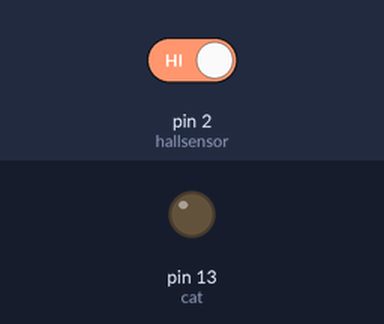
Simulated run of this sketch. Board: Arduino Uno, built with avr-gcc and run on an emulated ATmega328P. Parts: output pins drawn as LEDs (lit = HIGH). Dashed ring = blinking. The inputs (shaded band) are chosen by the test bench; at power-on: pin 2 (hallsensor) HIGH.

Above: at 1.2 s.
1.3 s: pin 2 (hallsensor) driven LOW
At 2.4 s:
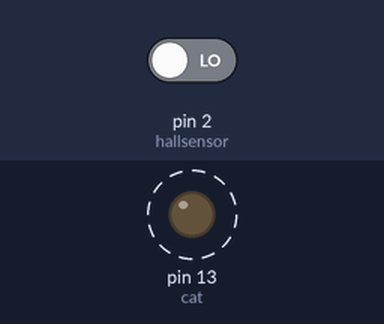
Timing chart, 0 to 4.3 s (numbered marks = the images above; inputs shaded):
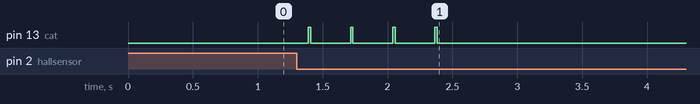

The sketch:

one_magnet_popcat.ino
```cpp
//Notes
/*
Please read everything from up to down to make sense of it, otherwise it is very brain-wreking.
*/

//pin for hall sensor and LED (cat)
const int hallsensor = 2;
const int cat = 13;

//volatile boolean variable for magnet that changes in the ISR
volatile bool magnet = false;

//time variables used in the main loop
unsigned long startMillis = 0; //time zero
unsigned long currentMillis = 0; //time current

//variables to repeat the same thing n times (change for 10 frames)
volatile int i = 0; //count
int n = 5; //number of frames + 1

//delay for the timing of the LED
float beforecat; //pause before led turns on
float caton; //pause for led to flash
float aftercat; //pause after led flashes


//delay multipliers (change for 10 frames)
const float beforecatMultiplier = 25.0/90.0;
const float aftercatMultiplier = 60.0/90.0;
const float catonMultiplier = 5.0/90.0;

//variables for calculating period, used in ISR
unsigned long currentTime = 0; //time current
unsigned long lastTime = 0; //time zero (beginning of the previous spin)
unsigned long cycle = 400; //length of the cycle (default is 400)

void setup() {
  //adding pins and interrupts
  pinMode (hallsensor, INPUT_PULLUP);
  pinMode (cat, OUTPUT);
  attachInterrupt(digitalPinToInterrupt(hallsensor), rotation, FALLING); //interrupt added to hallsensor when it falls from HIGH to LOW
  Serial.begin (9600);
}

void rotation () {
  //inturrupt service routine that pauses main code
  magnet = true; //turns magnet true to start the timing
  currentTime = millis();
  cycle = currentTime - lastTime; //period
  lastTime = currentTime; //sets currentTime as reference to measure the next cycle
  i = 0; //returns i counter to 0
}

void loop() {

  if (magnet == true) { //started by the ISR
    //before anything starts, determine t0 and the timing of flashes
    if (i == 0) {

      startMillis = millis(); //sets startMillis to time zero
      //converts it into multiple pieces and figures out delay before, during, and after the flash
      int quartercycle = cycle/4;
      beforecat = quartercycle *beforecatMultiplier;
      caton = quartercycle *catonMultiplier;
      aftercat = quartercycle *aftercatMultiplier;
      i++; //increment by one to ensure this only runs once per magnet cycle
      }

    //loop that runs n - 1 times (in this case 4, because there are 4 frames in the animation)
    if (i < n) {
      currentMillis = millis(); //updates currentMillis
      unsigned long deltaT = currentMillis - startMillis; //change in time

      //beforecat adds time for the wheel to spin to the center
      if (caton + beforecat >= deltaT && deltaT >= beforecat) { //light on when between these two time frames
          digitalWrite (cat, HIGH); //light turns on in front of frame
      }
      else if (aftercat + beforecat + caton >= deltaT && deltaT >= caton + beforecat) {   //light off between these two frams
          digitalWrite (cat, LOW); //light turns off
      }
      else if (deltaT >= aftercat + beforecat + caton){
          startMillis = millis();
          i++; //restarts the if
      }
      else{
        //cuz why not
      }
    }
    if (i >= n) {
      magnet = false; //after the if loop finishes, magnet returns to false

    }
  }
}
//only used if not while, because if checks for the condition of everything every iteration, but while only checks its codeblock's condition
//so while continues in the middle of the loop, and if checks restarts as it checks the conditions before that as well

/*
function for calculation the period of a cycle

variables for timing()
bool value = 0; //set to the hallsensor
bool previousValue = 1; //previous of value
unsigned long currentTime = 0; //time current
unsigned long lastTime = 0; //time zero (beginning of the previous spin)
unsigned long cycle = 400; //length of the cycle

int timing() {
  value = digitalRead(hallsensor); //reads the hallsensor
  currentTime = millis(); //time current
  if(value == LOW && previousValue == HIGH) {
    cycle = currentTime - lastTime; //period
    Serial.println(cycle);
    lastTime = currentTime; //sets currentTime as reference to measure the next cycle
  }
  previousValue = value; //since the if checks this every loop, the hallsensor goes 111...111000...000111...111, so it only changes from 0-1 once
  return cycle;
}
*/
```

Measured:
- after the input at 1.3 s, pin 13 (cat): alternates HIGH for 0.02 s and LOW for 0.31 s, 8 changes in all, then stays LOW, starting after 0.09 s
